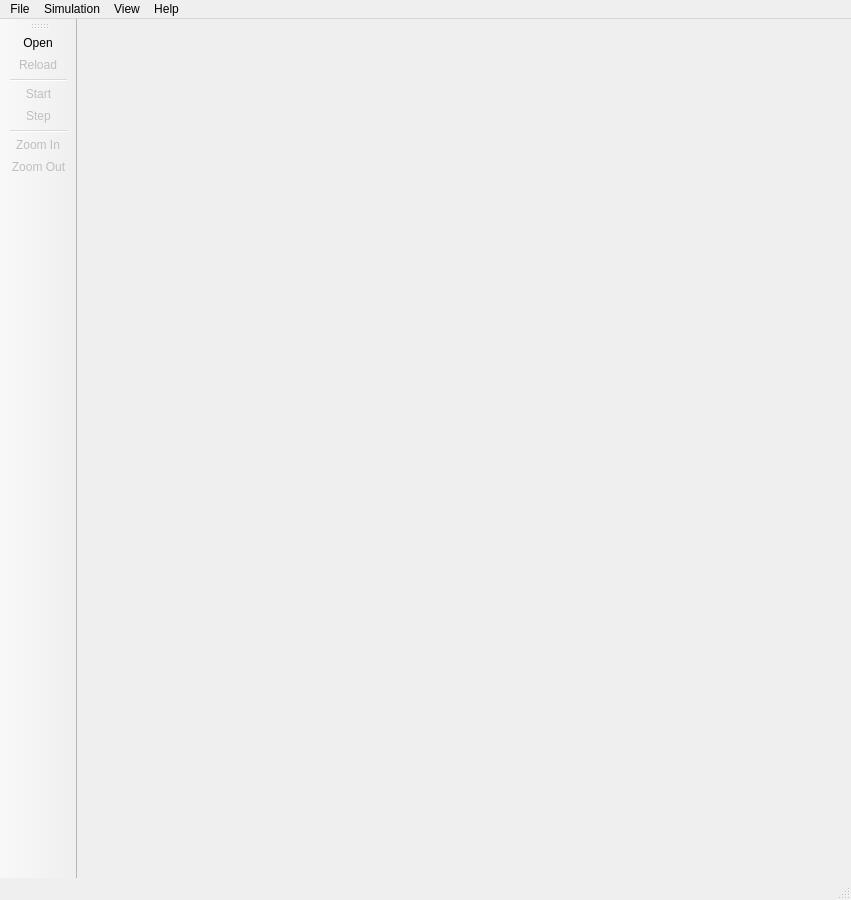
<?xml version="1.0" encoding="UTF-8"?>
<ui version="4.0">
 <class>Gui</class>
 <widget class="QMainWindow" name="Gui">
  <property name="geometry">
   <rect>
    <x>0</x>
    <y>0</y>
    <width>851</width>
    <height>900</height>
   </rect>
  </property>
  <property name="sizePolicy">
   <sizepolicy hsizetype="Preferred" vsizetype="Preferred">
    <horstretch>0</horstretch>
    <verstretch>0</verstretch>
   </sizepolicy>
  </property>
  <property name="windowTitle">
   <string>gro : the cell programming language</string>
  </property>
  <widget class="QWidget" name="centralWidget">
   <layout class="QGridLayout" name="gridLayout">
    <property name="leftMargin">
     <number>0</number>
    </property>
    <property name="topMargin">
     <number>0</number>
    </property>
    <property name="rightMargin">
     <number>0</number>
    </property>
    <property name="bottomMargin">
     <number>0</number>
    </property>
   </layout>
  </widget>
  <widget class="QMenuBar" name="menuBar">
   <property name="geometry">
    <rect>
     <x>0</x>
     <y>0</y>
     <width>851</width>
     <height>22</height>
    </rect>
   </property>
   <widget class="QMenu" name="menuFile">
    <property name="title">
     <string>File</string>
    </property>
    <addaction name="actionOpen"/>
    <addaction name="actionReload"/>
    <addaction name="actionScreenshot"/>
    <addaction name="actionDump"/>
   </widget>
   <widget class="QMenu" name="menuSimulation">
    <property name="title">
     <string>Simulation</string>
    </property>
    <addaction name="actionStartStop"/>
    <addaction name="actionStep"/>
    <addaction name="actionMoreCells"/>
   </widget>
   <widget class="QMenu" name="menuHelp">
    <property name="title">
     <string>Help</string>
    </property>
    <addaction name="actionHelp"/>
    <addaction name="actionAbout"/>
   </widget>
   <widget class="QMenu" name="menuView">
    <property name="title">
     <string>View</string>
    </property>
    <addaction name="actionZoom_In"/>
    <addaction name="actionZoom_Out"/>
    <addaction name="actionReset_Zoom"/>
   </widget>
   <addaction name="menuFile"/>
   <addaction name="menuSimulation"/>
   <addaction name="menuView"/>
   <addaction name="menuHelp"/>
  </widget>
  <widget class="QToolBar" name="mainToolBar">
   <property name="sizePolicy">
    <sizepolicy hsizetype="Fixed" vsizetype="Preferred">
     <horstretch>0</horstretch>
     <verstretch>0</verstretch>
    </sizepolicy>
   </property>
   <property name="acceptDrops">
    <bool>false</bool>
   </property>
   <attribute name="toolBarArea">
    <enum>LeftToolBarArea</enum>
   </attribute>
   <attribute name="toolBarBreak">
    <bool>false</bool>
   </attribute>
   <addaction name="actionOpen"/>
   <addaction name="actionReload"/>
   <addaction name="separator"/>
   <addaction name="actionStartStop"/>
   <addaction name="actionStep"/>
   <addaction name="separator"/>
   <addaction name="actionZoom_In"/>
   <addaction name="actionZoom_Out"/>
  </widget>
  <widget class="QStatusBar" name="statusBar"/>
  <action name="actionStartStop">
   <property name="enabled">
    <bool>false</bool>
   </property>
   <property name="icon">
    <iconset>
     <normalon>:/icons/icons/start.png</normalon>
    </iconset>
   </property>
   <property name="text">
    <string>Start</string>
   </property>
   <property name="toolTip">
    <string>Start or stop gro </string>
   </property>
   <property name="shortcut">
    <string>Ctrl+S</string>
   </property>
   <property name="iconVisibleInMenu">
    <bool>false</bool>
   </property>
  </action>
  <action name="actionOpen">
   <property name="enabled">
    <bool>true</bool>
   </property>
   <property name="icon">
    <iconset>
     <normalon>:/icons/icons/open.png</normalon>
    </iconset>
   </property>
   <property name="text">
    <string>Open...</string>
   </property>
   <property name="iconText">
    <string>Open</string>
   </property>
   <property name="toolTip">
    <string>Open a .gro file.</string>
   </property>
   <property name="shortcut">
    <string>Ctrl+O</string>
   </property>
   <property name="iconVisibleInMenu">
    <bool>false</bool>
   </property>
  </action>
  <action name="actionReload">
   <property name="enabled">
    <bool>false</bool>
   </property>
   <property name="icon">
    <iconset>
     <normalon>:/icons/icons/reload.png</normalon>
    </iconset>
   </property>
   <property name="text">
    <string>Reload</string>
   </property>
   <property name="toolTip">
    <string>Reload current .gro file</string>
   </property>
   <property name="shortcut">
    <string>Ctrl+R</string>
   </property>
   <property name="iconVisibleInMenu">
    <bool>false</bool>
   </property>
  </action>
  <action name="actionStep">
   <property name="enabled">
    <bool>false</bool>
   </property>
   <property name="icon">
    <iconset>
     <normalon>:/icons/icons/step.png</normalon>
    </iconset>
   </property>
   <property name="text">
    <string>Step</string>
   </property>
   <property name="toolTip">
    <string>Simulate for one timestep</string>
   </property>
   <property name="shortcut">
    <string>Ctrl+T</string>
   </property>
   <property name="iconVisibleInMenu">
    <bool>false</bool>
   </property>
  </action>
  <action name="actionHelp">
   <property name="text">
    <string>Online Documentation</string>
   </property>
   <property name="shortcut">
    <string>Ctrl+D</string>
   </property>
  </action>
  <action name="actionAbout">
   <property name="text">
    <string>About</string>
   </property>
  </action>
  <action name="actionScreenshot">
   <property name="enabled">
    <bool>false</bool>
   </property>
   <property name="text">
    <string>Save Screenshot...</string>
   </property>
   <property name="shortcut">
    <string>Ctrl+I</string>
   </property>
  </action>
  <action name="actionMoreCells">
   <property name="text">
    <string>Increase Population Limit</string>
   </property>
   <property name="shortcut">
    <string>Ctrl+M</string>
   </property>
  </action>
  <action name="actionZoom_In">
   <property name="enabled">
    <bool>false</bool>
   </property>
   <property name="icon">
    <iconset>
     <normalon>:/icons/icons/zoom_in.png</normalon>
    </iconset>
   </property>
   <property name="text">
    <string>Zoom In</string>
   </property>
   <property name="shortcut">
    <string>Ctrl+Shift+=</string>
   </property>
   <property name="iconVisibleInMenu">
    <bool>false</bool>
   </property>
  </action>
  <action name="actionZoom_Out">
   <property name="enabled">
    <bool>false</bool>
   </property>
   <property name="icon">
    <iconset>
     <normalon>:/icons/icons/zoom_out.png</normalon>
    </iconset>
   </property>
   <property name="text">
    <string>Zoom Out</string>
   </property>
   <property name="shortcut">
    <string>Ctrl+-</string>
   </property>
   <property name="iconVisibleInMenu">
    <bool>false</bool>
   </property>
  </action>
  <action name="actionReset_Zoom">
   <property name="text">
    <string>Reset Zoom</string>
   </property>
   <property name="shortcut">
    <string>Ctrl+0</string>
   </property>
  </action>
  <action name="actionDump">
   <property name="text">
    <string>Save Colony Information...</string>
   </property>
  </action>
 </widget>
 <layoutdefault spacing="6" margin="11"/>
 <resources/>
 <connections>
  <connection>
   <sender>actionStartStop</sender>
   <signal>triggered()</signal>
   <receiver>Gui</receiver>
   <slot>startStop()</slot>
   <hints>
    <hint type="sourcelabel">
     <x>-1</x>
     <y>-1</y>
    </hint>
    <hint type="destinationlabel">
     <x>399</x>
     <y>399</y>
    </hint>
   </hints>
  </connection>
  <connection>
   <sender>actionOpen</sender>
   <signal>triggered()</signal>
   <receiver>Gui</receiver>
   <slot>open()</slot>
   <hints>
    <hint type="sourcelabel">
     <x>-1</x>
     <y>-1</y>
    </hint>
    <hint type="destinationlabel">
     <x>399</x>
     <y>399</y>
    </hint>
   </hints>
  </connection>
  <connection>
   <sender>actionReload</sender>
   <signal>triggered()</signal>
   <receiver>Gui</receiver>
   <slot>reload()</slot>
   <hints>
    <hint type="sourcelabel">
     <x>-1</x>
     <y>-1</y>
    </hint>
    <hint type="destinationlabel">
     <x>423</x>
     <y>449</y>
    </hint>
   </hints>
  </connection>
  <connection>
   <sender>actionStep</sender>
   <signal>triggered()</signal>
   <receiver>Gui</receiver>
   <slot>step()</slot>
   <hints>
    <hint type="sourcelabel">
     <x>-1</x>
     <y>-1</y>
    </hint>
    <hint type="destinationlabel">
     <x>423</x>
     <y>449</y>
    </hint>
   </hints>
  </connection>
  <connection>
   <sender>actionHelp</sender>
   <signal>triggered()</signal>
   <receiver>Gui</receiver>
   <slot>help()</slot>
   <hints>
    <hint type="sourcelabel">
     <x>-1</x>
     <y>-1</y>
    </hint>
    <hint type="destinationlabel">
     <x>423</x>
     <y>449</y>
    </hint>
   </hints>
  </connection>
  <connection>
   <sender>actionAbout</sender>
   <signal>triggered()</signal>
   <receiver>Gui</receiver>
   <slot>about()</slot>
   <hints>
    <hint type="sourcelabel">
     <x>-1</x>
     <y>-1</y>
    </hint>
    <hint type="destinationlabel">
     <x>423</x>
     <y>449</y>
    </hint>
   </hints>
  </connection>
  <connection>
   <sender>actionScreenshot</sender>
   <signal>triggered()</signal>
   <receiver>Gui</receiver>
   <slot>snapshot()</slot>
   <hints>
    <hint type="sourcelabel">
     <x>-1</x>
     <y>-1</y>
    </hint>
    <hint type="destinationlabel">
     <x>423</x>
     <y>449</y>
    </hint>
   </hints>
  </connection>
  <connection>
   <sender>actionMoreCells</sender>
   <signal>triggered()</signal>
   <receiver>Gui</receiver>
   <slot>moreCells()</slot>
   <hints>
    <hint type="sourcelabel">
     <x>-1</x>
     <y>-1</y>
    </hint>
    <hint type="destinationlabel">
     <x>423</x>
     <y>449</y>
    </hint>
   </hints>
  </connection>
  <connection>
   <sender>actionZoom_In</sender>
   <signal>triggered()</signal>
   <receiver>Gui</receiver>
   <slot>zoom_in()</slot>
   <hints>
    <hint type="sourcelabel">
     <x>-1</x>
     <y>-1</y>
    </hint>
    <hint type="destinationlabel">
     <x>423</x>
     <y>449</y>
    </hint>
   </hints>
  </connection>
  <connection>
   <sender>actionZoom_Out</sender>
   <signal>triggered()</signal>
   <receiver>Gui</receiver>
   <slot>zoom_out()</slot>
   <hints>
    <hint type="sourcelabel">
     <x>-1</x>
     <y>-1</y>
    </hint>
    <hint type="destinationlabel">
     <x>423</x>
     <y>449</y>
    </hint>
   </hints>
  </connection>
  <connection>
   <sender>actionReset_Zoom</sender>
   <signal>triggered()</signal>
   <receiver>Gui</receiver>
   <slot>reset_zoom()</slot>
   <hints>
    <hint type="sourcelabel">
     <x>-1</x>
     <y>-1</y>
    </hint>
    <hint type="destinationlabel">
     <x>423</x>
     <y>449</y>
    </hint>
   </hints>
  </connection>
  <connection>
   <sender>actionDump</sender>
   <signal>triggered()</signal>
   <receiver>Gui</receiver>
   <slot>dump()</slot>
   <hints>
    <hint type="sourcelabel">
     <x>-1</x>
     <y>-1</y>
    </hint>
    <hint type="destinationlabel">
     <x>423</x>
     <y>449</y>
    </hint>
   </hints>
  </connection>
 </connections>
 <slots>
  <slot>startStop()</slot>
  <slot>open()</slot>
  <slot>reload()</slot>
  <slot>step()</slot>
  <slot>slot2()</slot>
  <slot>help()</slot>
  <slot>about()</slot>
  <slot>snapshot()</slot>
  <slot>moreCells()</slot>
  <slot>zoom_in()</slot>
  <slot>zoom_out()</slot>
  <slot>reset_zoom()</slot>
  <slot>dump()</slot>
 </slots>
</ui>
